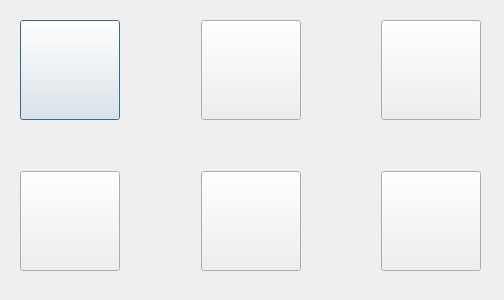
<?xml version="1.0" encoding="UTF-8"?>
<ui version="4.0">
 <class>DialogLang</class>
 <widget class="QDialog" name="DialogLang">
  <property name="geometry">
   <rect>
    <x>0</x>
    <y>0</y>
    <width>504</width>
    <height>300</height>
   </rect>
  </property>
  <property name="windowTitle">
   <string>Dialog</string>
  </property>
  <widget class="QWidget" name="">
   <property name="geometry">
    <rect>
     <x>20</x>
     <y>20</y>
     <width>461</width>
     <height>251</height>
    </rect>
   </property>
   <layout class="QVBoxLayout" name="verticalLayout">
    <item>
     <layout class="QHBoxLayout" name="horizontalLayout">
      <item>
       <widget class="QPushButton" name="btnAnglais">
        <property name="minimumSize">
         <size>
          <width>100</width>
          <height>100</height>
         </size>
        </property>
        <property name="maximumSize">
         <size>
          <width>100</width>
          <height>100</height>
         </size>
        </property>
        <property name="text">
         <string/>
        </property>
       </widget>
      </item>
      <item>
       <spacer name="horizontalSpacer">
        <property name="orientation">
         <enum>Qt::Horizontal</enum>
        </property>
        <property name="sizeHint" stdset="0">
         <size>
          <width>40</width>
          <height>20</height>
         </size>
        </property>
       </spacer>
      </item>
      <item>
       <widget class="QPushButton" name="btnFrancais">
        <property name="minimumSize">
         <size>
          <width>100</width>
          <height>100</height>
         </size>
        </property>
        <property name="maximumSize">
         <size>
          <width>100</width>
          <height>100</height>
         </size>
        </property>
        <property name="text">
         <string/>
        </property>
       </widget>
      </item>
      <item>
       <spacer name="horizontalSpacer_2">
        <property name="orientation">
         <enum>Qt::Horizontal</enum>
        </property>
        <property name="sizeHint" stdset="0">
         <size>
          <width>40</width>
          <height>20</height>
         </size>
        </property>
       </spacer>
      </item>
      <item>
       <widget class="QPushButton" name="btnArabe">
        <property name="minimumSize">
         <size>
          <width>100</width>
          <height>100</height>
         </size>
        </property>
        <property name="maximumSize">
         <size>
          <width>100</width>
          <height>100</height>
         </size>
        </property>
        <property name="text">
         <string/>
        </property>
       </widget>
      </item>
     </layout>
    </item>
    <item>
     <spacer name="verticalSpacer">
      <property name="orientation">
       <enum>Qt::Vertical</enum>
      </property>
      <property name="sizeHint" stdset="0">
       <size>
        <width>20</width>
        <height>40</height>
       </size>
      </property>
     </spacer>
    </item>
    <item>
     <layout class="QHBoxLayout" name="horizontalLayout_2">
      <item>
       <widget class="QPushButton" name="btnEspagne">
        <property name="minimumSize">
         <size>
          <width>100</width>
          <height>100</height>
         </size>
        </property>
        <property name="maximumSize">
         <size>
          <width>100</width>
          <height>100</height>
         </size>
        </property>
        <property name="text">
         <string/>
        </property>
       </widget>
      </item>
      <item>
       <spacer name="horizontalSpacer_3">
        <property name="orientation">
         <enum>Qt::Horizontal</enum>
        </property>
        <property name="sizeHint" stdset="0">
         <size>
          <width>40</width>
          <height>20</height>
         </size>
        </property>
       </spacer>
      </item>
      <item>
       <widget class="QPushButton" name="btnChinois">
        <property name="minimumSize">
         <size>
          <width>100</width>
          <height>100</height>
         </size>
        </property>
        <property name="maximumSize">
         <size>
          <width>100</width>
          <height>100</height>
         </size>
        </property>
        <property name="text">
         <string/>
        </property>
       </widget>
      </item>
      <item>
       <spacer name="horizontalSpacer_4">
        <property name="orientation">
         <enum>Qt::Horizontal</enum>
        </property>
        <property name="sizeHint" stdset="0">
         <size>
          <width>40</width>
          <height>20</height>
         </size>
        </property>
       </spacer>
      </item>
      <item>
       <widget class="QPushButton" name="btnItalie">
        <property name="minimumSize">
         <size>
          <width>100</width>
          <height>100</height>
         </size>
        </property>
        <property name="maximumSize">
         <size>
          <width>100</width>
          <height>100</height>
         </size>
        </property>
        <property name="text">
         <string/>
        </property>
       </widget>
      </item>
     </layout>
    </item>
   </layout>
  </widget>
 </widget>
 <resources/>
 <connections/>
</ui>
